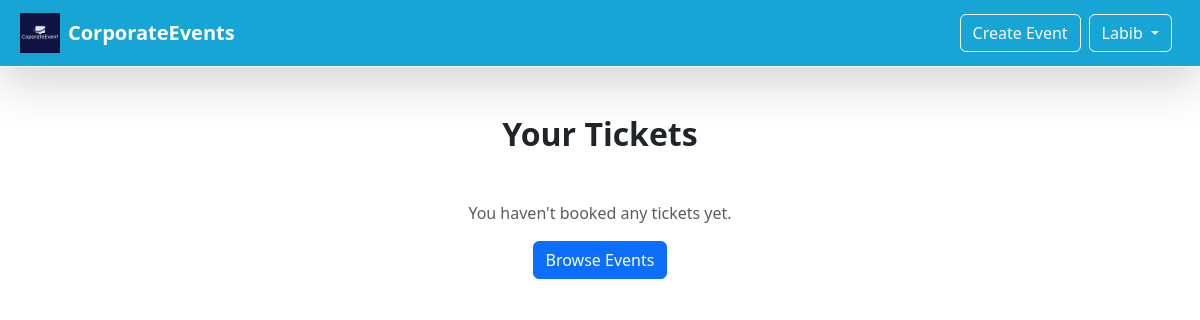
Before: /tickets (signed in) with the older database file.
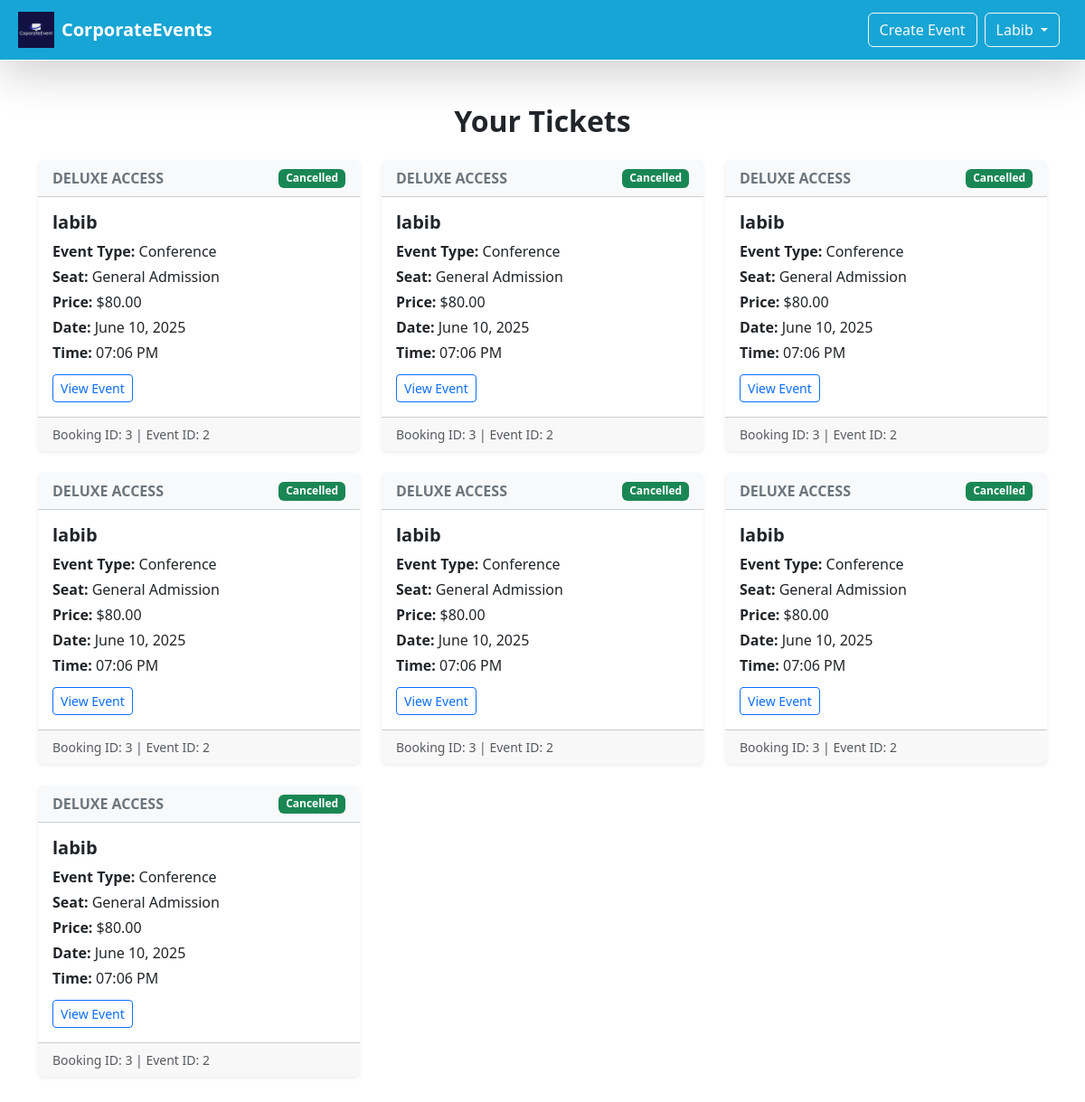
After: the same page with the newer database file.
### website/models.py (models this page shows, shortened)
class User(db.Model, UserMixin):
    __tablename__ = 'users'
    id = db.Column(db.Integer, primary_key=True)
    first_name = db.Column(db.String(50), nullable=False)
    last_name = db.Column(db.String(50), nullable=False)
    email = db.Column(db.String(100), nullable=False, unique=True)
    contact = db.Column(db.String(15), nullable=False)
    address = db.Column(db.String(200), nullable=False)
    user_name = db.Column(db.String(100), nullable=False, unique=True)
    password = db.Column(db.String(200), nullable=False)

class Ticket(db.Model):
    __tablename__ = 'tickets'
    id = db.Column(db.Integer, primary_key=True)
    booking_id = db.Column(db.Integer, db.ForeignKey('bookings.id'), nullable=False)
    event_id = db.Column(db.Integer, db.ForeignKey('events.id'), nullable=False)
    price = db.Column(db.Float, nullable=False)
    seat_number = db.Column(db.String(10), nullable=True)
    ticket_type = db.Column(db.String(50), nullable=False)

class Event(db.Model):
    __tablename__ = 'events'
    id = db.Column(db.Integer, primary_key=True)
    event_name = db.Column(db.String(100), nullable=False)
    description = db.Column(db.Text, nullable=False)
    event_type = db.Column(db.String(100), nullable=False)
    checkin_date = db.Column(db.DateTime, nullable=False)
    checkout_date = db.Column(db.DateTime, nullable=False)
    checkin_time = db.Column(db.DateTime, nullable=False)
    checkout_time = db.Column(db.DateTime, nullable=False)
    status = db.Column(db.String(50), nullable=False)
    file_name = db.Column(db.String(999), nullable=True)
    bookings = db.relationship('Booking', backref='event', lazy=True)
    tickets = db.relationship('Ticket', backref='event', lazy=True)
    reviews = db.relationship('Review', backref='event', lazy=True)
    user_id = db.Column(db.Integer, db.ForeignKey('users.id'), nullable=False)
    owner = db.relationship('User', backref='events', lazy=True)

### website/views.py (the view)
@main_bp.route('/tickets')
@login_required
def view_tickets():
    user_tickets = (
        db.session.query(Ticket)
        .join(Booking)
        .filter(Booking.user_id == current_user.id)
        .all()
    )
    return render_template('tickets.html', tickets=user_tickets)

### website/__init__.py (called while the page is built)
def create_app():
    app = Flask(__name__)  # this is the name of the module/package that is calling this app
    app.debug = True
    app.secret_key = 'somesecretkey'
    app.config['SQLALCHEMY_DATABASE_URI'] = 'sqlite:///sqllite_database.db'
    app.config['UPLOAD_FOLDER'] = 'website/static/upload'
    db.init_app(app)
    bcrypt.init_app(app)
    Bootstrap5(app)
    login_manager = LoginManager()
    login_manager.login_view = 'auth.login'
    login_manager.init_app(app)
    from .models import User
    @login_manager.user_loader
    def load_user(user_id):
       return db.session.scalar(db.select(User).where(User.id==user_id))
    from . import views
    app.register_blueprint(views.main_bp)
    from . import auth
    app.register_blueprint(auth.auth_bp)
    return app

### website/templates/tickets.html
{% extends 'base.html' %}
{% block content %}
<div class="container my-5">
  <h2 class="fw-bold mb-4 text-center">Your Tickets</h2>
  {% if tickets %}
    <div class="row row-cols-1 row-cols-md-2 row-cols-lg-3 g-4">
      {% for ticket in tickets %}
        <div class="col">
          <div class="card shadow-sm border-0 h-100">
            <div class="card-header bg-light d-flex justify-content-between align-items-center">
              <span class="fw-bold text-uppercase text-secondary">{{ ticket.ticket_type }}</span>
              <span class="badge bg-success">{{ ticket.event.status }}</span>
            </div>
            <div class="card-body">
              <h5 class="card-title fw-bold">{{ ticket.event.event_name }}</h5>
              <p class="mb-1"><strong>Event Type:</strong> {{ ticket.event.event_type }}</p>
              <p class="mb-1"><strong>Seat:</strong> {{ ticket.seat_number or "General Admission" }}</p>
              <p class="mb-1"><strong>Price:</strong> ${{ "%.2f"|format(ticket.price) }}</p>
              <p class="mb-1"><strong>Date:</strong> {{ ticket.event.checkin_date.strftime('%B %d, %Y') }}</p>
              <p class="mb-1"><strong>Time:</strong> {{ ticket.event.checkin_time.strftime('%I:%M %p') }}</p>
              <a href="{{ url_for('main.view_event', event_id=ticket.event.id) }}" class="btn btn-outline-primary btn-sm mt-2">View Event</a>
            </div>
            <div class="card-footer text-muted small">
              Booking ID: {{ ticket.booking_id }} | Event ID: {{ ticket.event_id }}
            </div>
          </div>
        </div>
      {% endfor %}
    </div>
  {% else %}
    <div class="text-center mt-5">
      <p class="text-muted">You haven't booked any tickets yet.</p>
      <a href="{{ url_for('main.index') }}" class="btn btn-primary">Browse Events</a>
    </div>
  {% endif %}
</div>
{% endblock %}

### website/templates/base.html (shortened to what this page needs)
<html>
<head>
    <link href="https://cdn.jsdelivr.net/npm/bootstrap@5.3.2/dist/css/bootstrap.min.css" rel="stylesheet">
</head>
<body>
    <header>
        <nav class="navbar navbar-expand-lg shadow-lg p-2 border-bottom border-white" style="background-color: #17a5d5;">
            <div class="container-fluid">
                <a class="navbar-brand text-white fw-bold d-flex align-items-center" href="{{ url_for('main.index') }}">
                <img src="{{ url_for('static', filename='img/logo.png') }}" alt="Logo" width="40" height="40" class="me-2">
                CorporateEvents
                </a>
                <div class="collapse navbar-collapse" id="navbarNav">
                <div class="d-flex align-items-center">
                    <a href="{{ url_for('main.create_event') }}"
                    class="btn btn-outline-light me-2 btn-navcreateevent d-flex justify-content-center align-items-center"
                    role="button">
                    Create Event
                    </a>
                    {% if current_user.is_authenticated %}
                    <div class="dropdown me-2">
                        <button class="btn btn-outline-light dropdown-toggle" type="button" id="userDropdown" data-bs-toggle="dropdown" aria-expanded="false">
                        {{ current_user.first_name }}
                        </button>
                    </div>
                    {% endif %}
                </div>
                </div>
            </div>
        </nav>
    </header>
    {% block content %}
    {% endblock %}
</body>
</html>

Changed rows visible on the page:
added Ticket: ticket_type "DELUXE ACCESS", event.status "Cancelled", event.event_name "labib", event.event_type "Conference", seat_number "General Admission", price "80.00", event.checkin_date "June 10, 2025", event.checkin_time "07:06 PM", booking_id "3", event_id "2"
added Ticket: ticket_type "DELUXE ACCESS", event.status "Cancelled", event.event_name "labib", event.event_type "Conference", seat_number "General Admission", price "80.00", event.checkin_date "June 10, 2025", event.checkin_time "07:06 PM", booking_id "3", event_id "2"
added Ticket: ticket_type "DELUXE ACCESS", event.status "Cancelled", event.event_name "labib", event.event_type "Conference", seat_number "General Admission", price "80.00", event.checkin_date "June 10, 2025", event.checkin_time "07:06 PM", booking_id "3", event_id "2"
added Ticket: ticket_type "DELUXE ACCESS", event.status "Cancelled", event.event_name "labib", event.event_type "Conference", seat_number "General Admission", price "80.00", event.checkin_date "June 10, 2025", event.checkin_time "07:06 PM", booking_id "3", event_id "2"
added Ticket: ticket_type "DELUXE ACCESS", event.status "Cancelled", event.event_name "labib", event.event_type "Conference", seat_number "General Admission", price "80.00", event.checkin_date "June 10, 2025", event.checkin_time "07:06 PM", booking_id "3", event_id "2"
added Ticket: ticket_type "DELUXE ACCESS", event.status "Cancelled", event.event_name "labib", event.event_type "Conference", seat_number "General Admission", price "80.00", event.checkin_date "June 10, 2025", event.checkin_time "07:06 PM", booking_id "3", event_id "2"
added Ticket: ticket_type "DELUXE ACCESS", event.status "Cancelled", event.event_name "labib", event.event_type "Conference", seat_number "General Admission", price "80.00", event.checkin_date "June 10, 2025", event.checkin_time "07:06 PM", booking_id "3", event_id "2"
Other visible differences:
text no longer shown: "You haven't booked any tickets yet. Browse Events"
